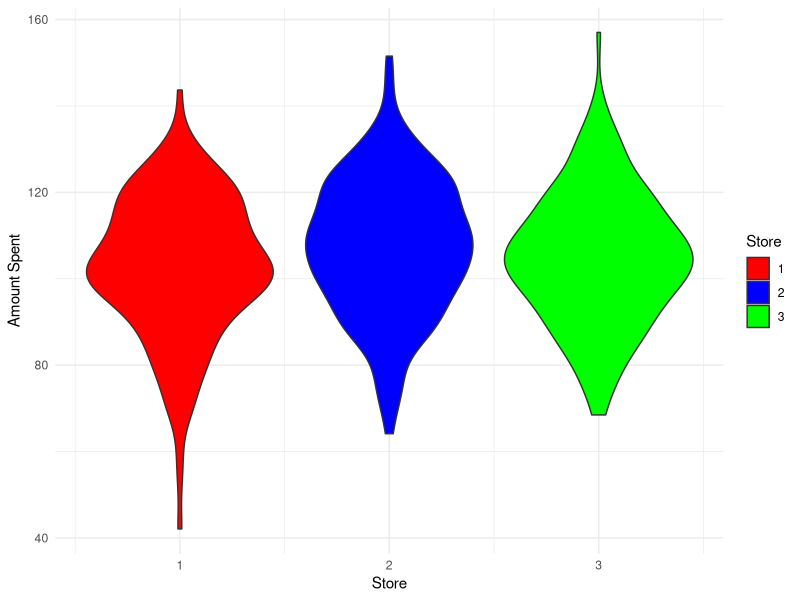
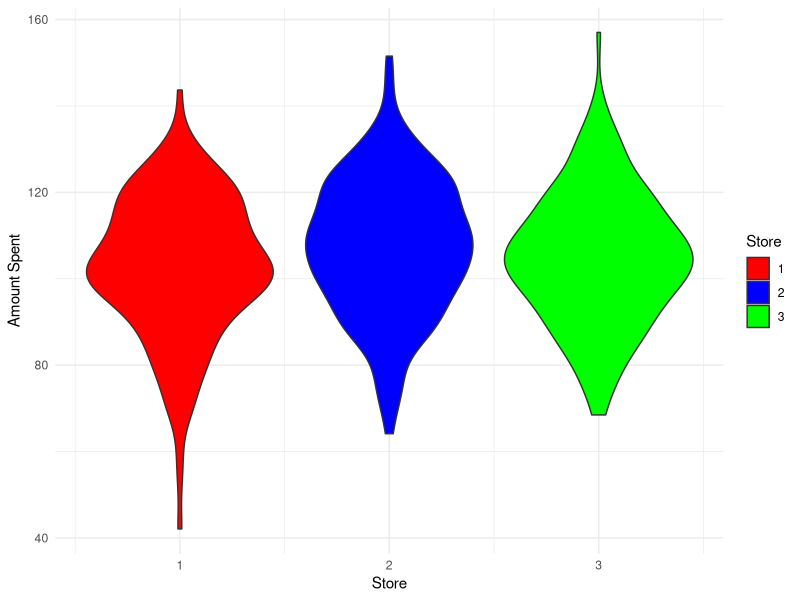

These charts were generated, in order, by the following R code:
# This code will create a simulated dataset based on information about the
# supermarket shopping habits of UK families. We create a dataset
# representing 500 simulated observations.
# The variables are
# -spend - amount spent on weekly supermarket shop
# -qtime - time spent queuing at checkout/ collection point
# -famsize - no. of household members in addition to buyer
# -store - indicates whether the store is 1: urban, 2 :rural,
# 3 : citycentre
# -shoptype - 0: instore shop, 1: online collection, 2: online home delivery 
# -income - estimated household income
# The setwd() command is optional - you may edit it to your own file
# storage directory or omit entirely
#setwd()

# setting the seed to generate the same dataset 
# every time the code is run
# Create a simulated dataset
set.seed(2275285)
spend <- rnorm(500, 105, 15.75)
qtime <- rpois(500, 7)
famsize <- rpois(500, 4)
store <- sample(1:3, 500, replace = TRUE)
shoptype <- rbinom(500, 2, 0.14)
income <- rnorm(500, 38000, 4500)
weeklyshop <- data.frame(spend, qtime, famsize, store, shoptype, income)

library(ggplot2)



library(ggplot2)

# Plotting violin plot with colors
ggplot(weeklyshop, aes(x = store, y = spend, fill = factor(store))) +
    geom_violin() +
    scale_fill_manual(values = c("red", "blue", "green")) +
    labs(x = "Store", y = "Amount Spent", fill = "Store") +
    theme_minimal()

print(last_plot())

# Calculate statistical insights for 'spend' variable
spend_summary <- summary(weeklyshop$spend)
print(spend_summary)

# Calculate statistical insights for 'store' variable
store_summary <- summary(weeklyshop$store)
print(store_summary)
